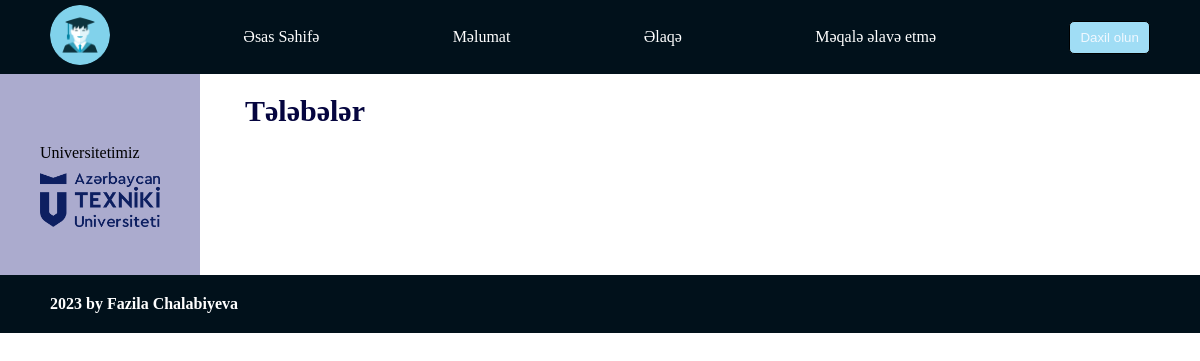
Page /post/4/ on the earlier database version.
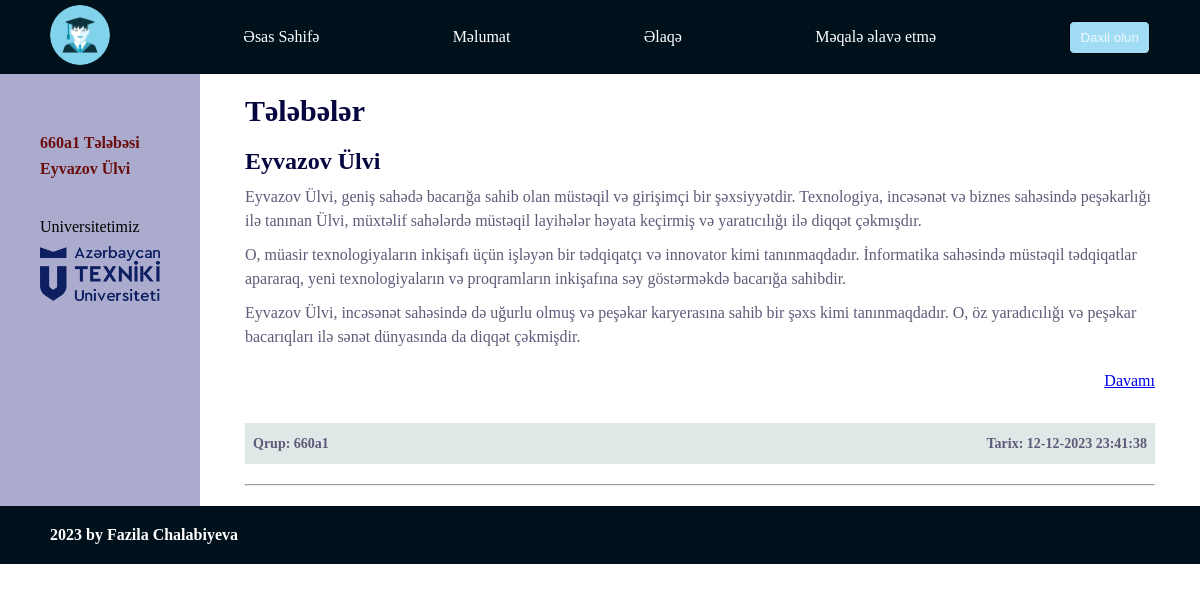
Same page on the later database version.
### students/models.py (models this page shows, shortened)
class Studens(models.Model):
    name = models.CharField(max_length=255)
    content = models.TextField(blank=True)
    group = models.TextField(blank=True)
    age = models.IntegerField(blank=True)
    photo = models.ImageField(upload_to='photos/%Y/%m/%d/', blank=True)
    scholarship = models.BooleanField(null=True)
    cat = models.ForeignKey('Category', on_delete = models.PROTECT, null=True)
    time_create = models.DateTimeField(auto_now_add=True, null=True)
    time_update = models.DateTimeField(auto_now=True, null=True)
    def get_absolute_url(self):
        return reverse('post', kwargs={'post_id': self.pk})

class Category(models.Model):
    name = models.CharField(max_length=255, db_index=True)

### students/views.py (the view)
# urls.py: path('post/<int:post_id>/', views.show_post, name='post'),
def show_post(request, post_id):
    posts = Studens.objects.filter(id = post_id)
    data = {'title': 'Əsas Səhifə', "menu": menu,
            "posts": posts, 'post_id': post_id, }
    return render(request, 'students/index.html', context=data)

### students/templates/students/index.html (shortened to what this page needs)
{% extends 'students/base.html' %} {% block content %}
<div class="index">
  <h1>Tələbələr</h1>
  <ul>
    {% for p in posts %}
    <li>
      <h2>{{p.name}}</h2>
      {% if post_id %}
      {% autoescape on%}
      <p>{{p.content| linebreaks}}</p>
      {% endautoescape %}
      {% else %}
      {% autoescape on%}
      <p>{{p.content| linebreaks| truncatewords:50}}</p>
      {% endautoescape %}
      {% endif %}
      <div class="text">
        <p class="link-read-post">
          <a href="{{ p.get_absolute_url }}">Davamı</a>
        </p>
      </div>
      <div class="article-panel">
        <p>Qrup: {{p.cat.name}}</p>
        <p>Tarix: {{p.time_update|date:"d-m-Y H:i:s"}}</p>
      </div>
      <hr />
    </li>
    {% endfor %}
  </ul>
</div>
{% endblock %}

### students/templates/students/base.html (shortened to what this page needs)
<!DOCTYPE html>
{% load static %}
<html lang="en">
  <head>
    <link href="{% static 'students/css/styles.css' %}" rel="stylesheet" />
  </head>
  <body>
    <header>
      <ul class="mainmenu">
        <li class="logo">
          <a href="/"
            ><div class="logo">
              <img src="{% static 'students/images/logo.png' %}" alt="" /></div
          ></a>
        </li>
        {% for m in menu %} {% if not forloop.last %}
        <li><a href="{% url m.url_name %}">{{m.title}}</a></li>
        {% else %}
        <li class="last">
          <button>
            <a href="{% url m.url_name %}">{{m.title}}</a>
          </button>
        </li>
        {% endif %} {% endfor %}
      </ul>
    </header>
    <div class="main">
      <section class="first">
        <ul>
          {% if post_id %} {% for p in posts %}
          <div class="student">
            <p>{{p.group}} Tələbəsi</p>
            <p>{{p.name}}</p>
          </div>
          {% endfor %} {% endif %}
          <li class="share">
            <p>Universitetimiz</p>
            <a href="https://www.aztu.edu.az/az" target="_blank">
              <img src="{% static 'students/images/aztu_logo2.png' %}" alt="" />
            </a>
          </li>
        </ul>
      </section>
      <section class="second">{% block content %} {% endblock %}</section>
    </div>
    <footer>
      <div class="container">
        <b>2023 by Fazila Chalabiyeva</b>
      </div>
    </footer>
  </body>
</html>

Differences in the rows shown:
added Studens: group "660a1", name "Eyvazov Ülvi", content "Eyvazov Ülvi, geniş sahədə bacarığa sahib olan müstəqil və girişimçi bir şəxsiyyətdir. Texnologiya, incəsənət və biznes sahəsində peşəkarlığı ilə tanınan Ülvi, müxtəlif sahələrdə müstəqil layihələr həyata keçirmiş və yaratıcılığı ilə diqqət çəkmışdır. O, müasir texnologiyaların inkişafı üçün işləyən bir tədqiqatçı və innovator kimi tanınmaqdadır. İnformatika sahəsində müstəqil tədqiqatlar apararaq, yeni texnologiyaların və proqramların inkişafına səy göstərməkdə bacarığa sahibdir. Eyvazov Ülvi, incəsənət sahəsində də uğurlu olmuş və peşəkar karyerasına sahib bir şəxs kimi tanınmaqdadır. O, öz yaradıcılığı və peşəkar bacarıqları ilə sənət dünyasında da diqqət çəkmişdir.", cat.name "660a1", time_update "12-12-2023 23:41:38"
